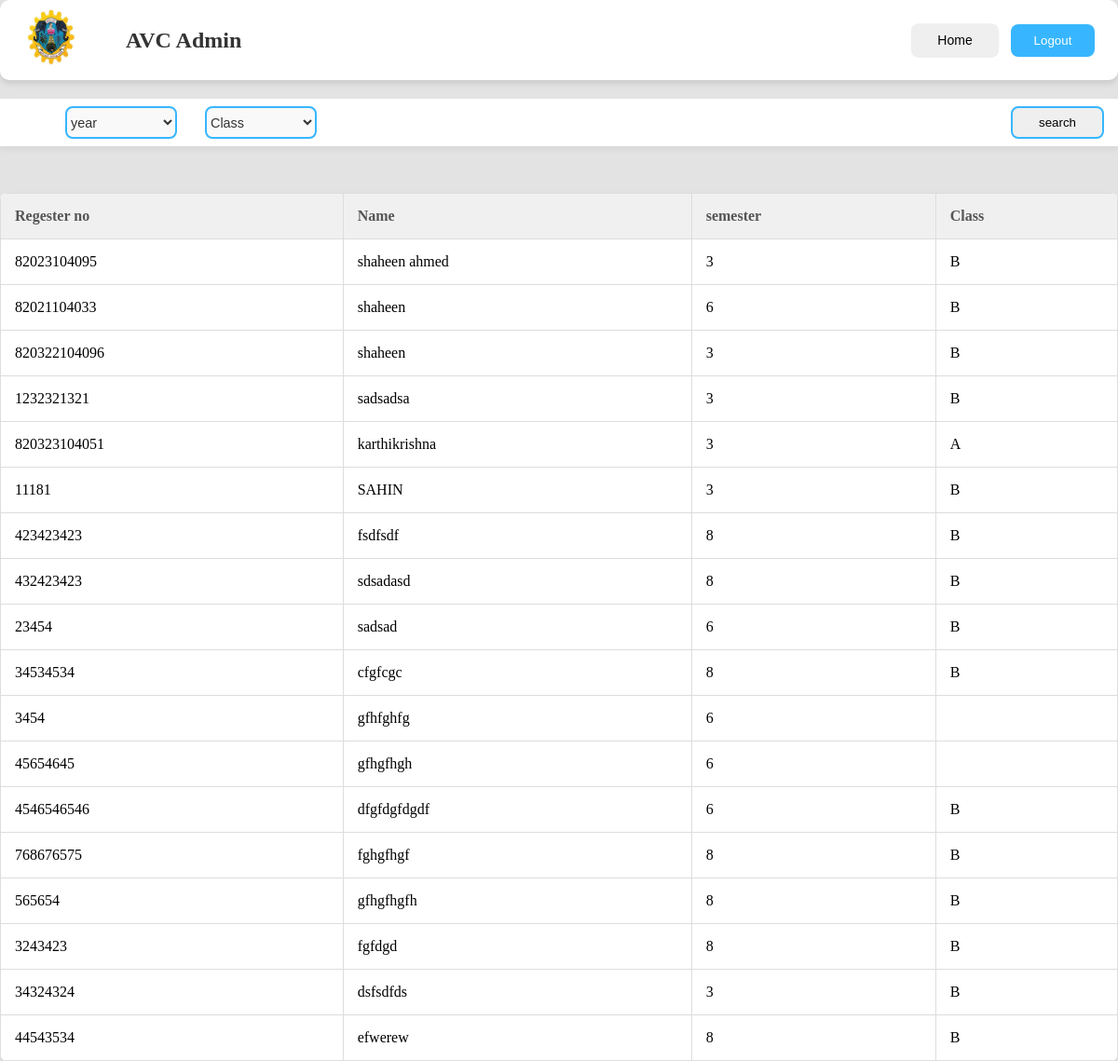
The page /student/ on the database its author committed.
### core/models.py (models this page shows, shortened)
class Student(models.Model):
    name = models.CharField(max_length=20)
    regno = models.BigIntegerField(unique=True)
    dept = models.CharField(max_length=50,choices=DEPARTMENT)
    section = models.CharField(max_length=1)
    semester = models.SmallIntegerField()

### core/views.py (the view, shortened to what this page needs)
# urls.py: path('student/',views.StudentCheck.as_view(),name='student'),
class StudentCheck(View):
    template_name = 'admin/student.html'
    def get(self,request):
        student = Student.objects.all()
        return render(self.request,self.template_name,{'students':student})

### templates/admin/student.html (shortened to what this page needs)
{% extends 'admin/nav.html' %}
{% load static %}
{% block header %}
<link rel="stylesheet" href="{% static 'css/student.css' %}">
{% endblock %}
{% block content %}
<form action="{% url 'student' %}" method="post">
    <div class="filters">
        <div class="main_features">
            <div>
                <select class="features" name="year">
                    <option value="">year</option>
                </select>
            </div>
            <div>
                <select class="features" name="class">
                    <option value="">Class</option>
                </select>
            </div>
        </div>
        <div class="search">
            <button type="submit" class="search_bar"> search </button>
        </div>
    </div>
</form>
<table>
    <thead>
        <tr>
            <th>Regester no</th>
            <th>Name</th>
            <th>semester</th>
            <th>Class</th>
        </tr>
    </thead>
    <tbody>
        {% for student in students %}
        <tr>
            <td>{{student.regno}}</td>
            <td>{{student.name}}</td>
            <td>{{student.semester}}</td>
            <td>{{student.section}}</td>
        </tr>
        {% endfor %}
    </tbody>
</table>
{% endblock %}

### static/css/student.css (style rules this page uses)
* { padding: 0; margin: 0; box-sizing: border-box; }
body { font-family: "Trirong", serif; background-color: rgb(228, 227, 227); }
.filters { display: flex; justify-content: space-between; align-items: center; padding: 8px 15px 8px 30px; margin-top: 20px; background-color: #fff; box-shadow: 0 4px 6px rgba(0, 0, 0, 0.05); }
.main_features { display: flex; gap: 30px; padding-left: 40px; }
.features { width: 120px; height: 35px; border: 2px solid #37b6ff; border-radius: 8px; display: flex; justify-content: center; align-items: center; background-color: #f9f9f9; font-size: 0.9em; color: #333; }
.search { display: flex; align-items: center; }
.search_bar { height: 35px; width: 100px; padding: 5px 10px; border-radius: 8px; border: 2px solid #37b6ff; outline: none; }
table { width: 100%; border-collapse: collapse; background-color:white; border-radius: 8px; overflow: hidden; box-shadow: 0 4px 10px rgba(0, 0, 0, 0.05); margin-top: 50px; }
th, td { padding: 15px; border: 1px solid #ddd; text-align: left; }
th { background-color: #f0f0f0; font-weight: bold; color: #555; }

### rows shown on the page
Student: regno "82023104095", name "shaheen ahmed", semester "3", section "B"
Student: regno "82021104033", name "shaheen", semester "6", section "B"
Student: regno "820322104096", name "shaheen", semester "3", section "B"
Student: regno "1232321321", name "sadsadsa", semester "3", section "B"
Student: regno "820323104051", name "karthikrishna", semester "3", section "A"
Student: regno "11181", name "SAHIN", semester "3", section "B"
Student: regno "423423423", name "fsdfsdf", semester "8", section "B"
Student: regno "432423423", name "sdsadasd", semester "8", section "B"
Student: regno "23454", name "sadsad", semester "6", section "B"
Student: regno "34534534", name "cfgfcgc", semester "8", section "B"
Student: regno "3454", name "gfhfghfg", semester "6"
Student: regno "45654645", name "gfhgfhgh", semester "6"
Student: regno "4546546546", name "dfgfdgfdgdf", semester "6", section "B"
Student: regno "768676575", name "fghgfhgf", semester "8", section "B"
Student: regno "565654", name "gfhgfhgfh", semester "8", section "B"
Student: regno "3243423", name "fgfdgd", semester "8", section "B"
Student: regno "34324324", name "dsfsdfds", semester "3", section "B"
Student: regno "44543534", name "efwerew", semester "8", section "B"
